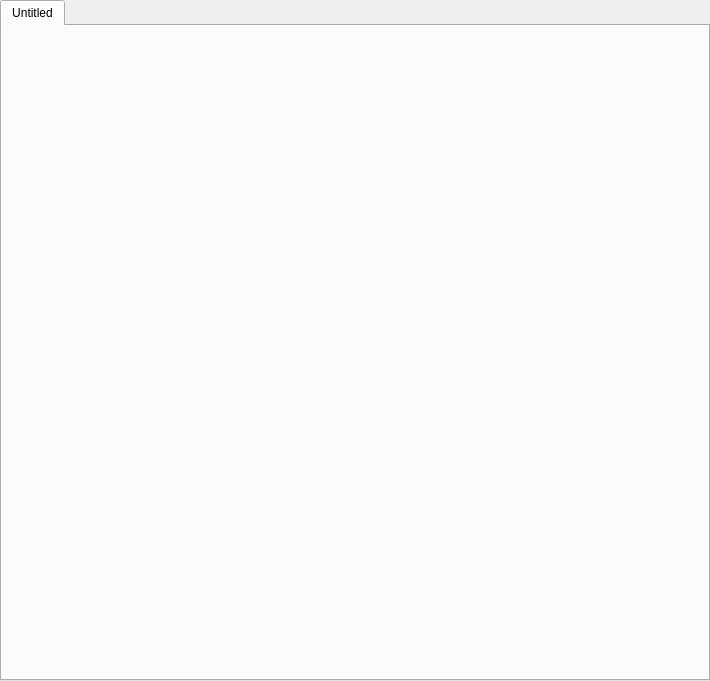
<ui version="4.0" >
 <author></author>
 <comment>*********************************************************************
 **
 ** Copyright (C) 1992-2005 Trolltech AS. All rights reserved.
 **
 ** This file is part of the Qt Assistant of the Qt Toolkit.
 **
 ** Licensees holding valid Qt Preview licenses may use this file in
** accordance with the Qt Preview License Agreement provided with the
** Software.
**
** See http://www.trolltech.com/pricing.html or email sales@trolltech.com for
** information about Qt Commercial License Agreements.
**
** Contact info@trolltech.com if any conditions of this licensing are
** not clear to you.
 **
 ** This file is provided AS IS with NO WARRANTY OF ANY KIND, INCLUDING THE
 ** WARRANTY OF DESIGN, MERCHANTABILITY AND FITNESS FOR A PARTICULAR PURPOSE.
 **
 *********************************************************************</comment>
 <exportmacro></exportmacro>
 <class>TabbedBrowser</class>
 <widget class="QWidget" name="TabbedBrowser" >
  <property name="geometry" >
   <rect>
    <x>0</x>
    <y>0</y>
    <width>710</width>
    <height>681</height>
   </rect>
  </property>
  <property name="windowTitle" >
   <string>TabbedBrowser</string>
  </property>
  <layout class="QGridLayout" >
   <property name="margin" >
    <number>0</number>
   </property>
   <property name="spacing" >
    <number>0</number>
   </property>
   <item row="0" column="0" >
    <widget class="QTabWidget" name="tab" >
     <widget class="QWidget" name="frontpage" >
      <attribute name="title" >
       <string>Untitled</string>
      </attribute>
      <layout class="QGridLayout" >
       <property name="margin" >
        <number>8</number>
       </property>
       <property name="spacing" >
        <number>6</number>
       </property>
      </layout>
     </widget>
    </widget>
   </item>
  </layout>
 </widget>
 <pixmapfunction></pixmapfunction>
 <resources/>
 <connections/>
</ui>
